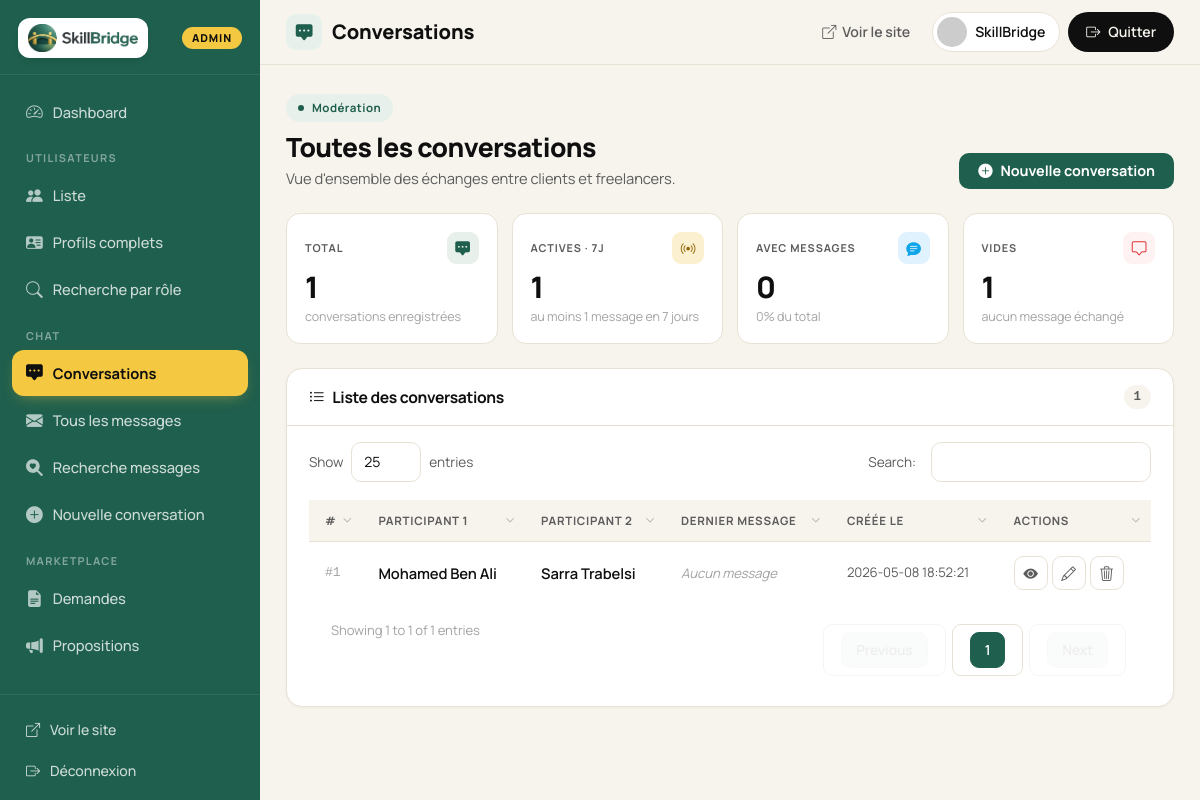
/view/backoffice/chat/conversations.php (signed in), run on the app's committed database.
### tables this page shows
CREATE TABLE `conversations` (
    `id_conversation`  INT AUTO_INCREMENT PRIMARY KEY,
    `user1_id`         INT       NOT NULL,
    `user2_id`         INT       NOT NULL,
    `date_creation`    DATETIME  DEFAULT CURRENT_TIMESTAMP,
    INDEX `idx_user1`        (`user1_id`),
    INDEX `idx_user2`        (`user2_id`),
    INDEX `idx_pair`         (`user1_id`, `user2_id`),
    FOREIGN KEY (`user1_id`) REFERENCES `utilisateurs`(`id`) ON DELETE CASCADE,
    FOREIGN KEY (`user2_id`) REFERENCES `utilisateurs`(`id`) ON DELETE CASCADE
);

CREATE TABLE `utilisateurs` (
    `id`                 INT AUTO_INCREMENT PRIMARY KEY,
    `nom`                VARCHAR(100)  NOT NULL,
    `prenom`             VARCHAR(100)  NOT NULL,
    `email`              VARCHAR(150)  NOT NULL UNIQUE,
    `password`           VARCHAR(255)  NOT NULL,
    `role`               ENUM('freelancer','client','admin') NOT NULL DEFAULT 'client',
    `telephone`          VARCHAR(20)   NULL,
    `photo`              VARCHAR(255)  NULL,
    `is_active`          TINYINT(1)    NOT NULL DEFAULT 1,
    `is_verified`        TINYINT(1)    NOT NULL DEFAULT 1,
    `verification_token` VARCHAR(64)   NULL,
    `reset_token`        VARCHAR(64)   NULL,
    `reset_token_expiry` DATETIME      NULL,
    `oauth_provider`     VARCHAR(20)   NULL,
    `oauth_id`           VARCHAR(100)  NULL,
    `face_descriptor`    TEXT          NULL,
    `date_inscription`   DATETIME      DEFAULT CURRENT_TIMESTAMP,
    INDEX `idx_email`         (`email`),
    INDEX `idx_oauth`         (`oauth_provider`, `oauth_id`),
    INDEX `idx_reset_token`   (`reset_token`),
    INDEX `idx_verify_token`  (`verification_token`)
);

### config.php (called while the page is built, shortened)
<?php
if (!function_exists('base_url')) {
    function base_url() {
        static $cached = null;
        if ($cached !== null) return $cached;
        $protocol = (!empty($_SERVER['HTTPS']) && $_SERVER['HTTPS'] !== 'off') ? 'https' : 'http';
        $host     = $_SERVER['HTTP_HOST'] ?? 'localhost';
        $script   = $_SERVER['SCRIPT_NAME'] ?? '';
        $base     = preg_replace('#/(controller|view|api|public)(/.*)?$#i', '', $script);
        return $cached = $protocol . '://' . $host . $base;
    }
}
if (!function_exists('backoffice_url')) {
    function backoffice_url($section = '') {
        $section = trim((string)$section, '/');
        $tail = $section !== '' ? '/' . $section : '';
        return base_url() . '/view/backoffice' . $tail;
    }
}

### controller/ChatController.php (called while the page is built, shortened)
<?php
require_once __DIR__ . '/../config.php';
require_once __DIR__ . '/../model/Conversation.php';
class ChatController {
    private $pdo;
    public function __construct() {
        global $pdo;
        $this->pdo = $pdo;
    }
    public function listConversations() {
        $conv = new Conversation($this->pdo);
        return $conv->readAll();
    }
}

### model/Conversation.php (called while the page is built, shortened)
<?php
class Conversation {
    private $conn;
    private $table = 'conversations';
    public function __construct($db) {
        $this->conn = $db;
    }
    public function readAll() {
        $query = "SELECT c.id_conversation, c.user1_id, c.user2_id, c.date_creation,
                         u1.nom AS user1_nom, u1.prenom AS user1_prenom,
                         u2.nom AS user2_nom, u2.prenom AS user2_prenom
                  FROM " . $this->table . " c
                  JOIN utilisateurs u1 ON c.user1_id = u1.id
                  JOIN utilisateurs u2 ON c.user2_id = u2.id
                  ORDER BY c.date_creation DESC";
        $stmt = $this->conn->prepare($query);
        $stmt->execute();
        return $stmt;
    }
}

### view/backoffice/chat/conversations.php (the view, shortened to what this page needs)
<?php
require_once __DIR__ . '/_auth.php';
require_once __DIR__ . '/../../../controller/ChatController.php';
$chatController = new ChatController();
$conversations = $chatController->listConversations()->fetchAll(PDO::FETCH_ASSOC);
$total_conv = count($conversations);
$with_msg = $without_msg = 0;
foreach ($conversations as $c) {
    if (!empty($c['dernier_message'])) $with_msg++; else $without_msg++;
}
$cutoff7 = date('Y-m-d 00:00:00', strtotime('-7 days'));
$stmt = $pdo->prepare("SELECT COUNT(DISTINCT id_conversation) FROM messages WHERE date_envoi >= :c");
$stmt->execute([':c' => $cutoff7]);
$active_7d = (int)$stmt->fetchColumn();
include __DIR__ . '/../_partials/header.php';
?>
<div class="d-flex justify-content-between align-items-end flex-wrap gap-2 mb-4">
  <div>
    <span class="ad-eyebrow"><span class="dot"></span> Modération</span>
    <h2 style="font-size: 1.65rem; font-weight: 800; margin: 10px 0 4px;">Toutes les conversations</h2>
    <p style="color: var(--ink-mute); margin:0; font-size:.92rem;">Vue d'ensemble des échanges entre clients et freelancers.</p>
  </div>
  <a href="<?= $BOCHAT ?>/add_conversation.php" class="ad-btn ad-btn-sage"><i class="bi bi-plus-circle-fill"></i> Nouvelle conversation</a>
</div>
<div class="kpi-grid mb-4" style="display:grid; grid-template-columns: repeat(4, 1fr); gap: 14px;">
  <div class="kpi">
    <div class="head">
      <span class="lbl">Total</span>
      <span class="ic-sm t-sage"><i class="bi bi-chat-square-dots-fill"></i></span>
    </div>
    <div class="num"><?= $total_conv ?></div>
    <div class="sub"><span>conversations enregistrées</span></div>
  </div>
  <div class="kpi">
    <div class="head">
      <span class="lbl">Actives · 7j</span>
      <span class="ic-sm t-honey"><i class="bi bi-broadcast"></i></span>
    </div>
    <div class="num"><?= $active_7d ?></div>
    <div class="sub"><span>au moins 1 message en 7 jours</span></div>
  </div>
  <div class="kpi">
    <div class="head">
      <span class="lbl">Avec messages</span>
      <span class="ic-sm t-info"><i class="bi bi-chat-text-fill"></i></span>
    </div>
    <div class="num"><?= $with_msg ?></div>
    <div class="sub"><span><?= $total_conv > 0 ? round($with_msg / $total_conv * 100) : 0 ?>% du total</span></div>
  </div>
  <div class="kpi">
    <div class="head">
      <span class="lbl">Vides</span>
      <span class="ic-sm t-danger"><i class="bi bi-chat-square"></i></span>
    </div>
    <div class="num"><?= $without_msg ?></div>
    <div class="sub"><span>aucun message échangé</span></div>
  </div>
</div>
<div class="ad-card">
  <div class="ad-card-head">
    <h6><i class="bi bi-list-ul"></i> Liste des conversations</h6>
    <span class="count"><?= count($conversations) ?></span>
  </div>
  <div class="ad-card-body tight">
    <?php if (empty($conversations)): ?>
      <div class="ad-empty">
        <div class="ic"><i class="bi bi-chat-square-dots"></i></div>
        <h5>Aucune conversation</h5>
        <p>La table conversations est vide.</p>
      </div>
    <?php else: ?>
    <table class="ad-table ad-datatable">
      <thead>
        <tr>
          <th>#</th>
          <th>Participant 1</th>
          <th>Participant 2</th>
          <th>Dernier message</th>
          <th>Créée le</th>
          <th>Actions</th>
        </tr>
      </thead>
      <tbody>
      <?php foreach ($conversations as $conv): ?>
        <tr>
          <td style="color: var(--ink-soft); font-family: ui-monospace, monospace; font-size: .82rem;">#<?= (int)$conv['id_conversation'] ?></td>
          <td>
            <div style="font-weight:600;"><?= htmlspecialchars($conv['user1_prenom'] . ' ' . $conv['user1_nom']) ?></div>
          </td>
          <td>
            <div style="font-weight:600;"><?= htmlspecialchars($conv['user2_prenom'] . ' ' . $conv['user2_nom']) ?></div>
          </td>
          <td style="max-width: 280px;">
            <?php if (!empty($conv['dernier_message'])): ?>
              <span style="color: var(--ink-2); font-size: .88rem;"><?= htmlspecialchars(chat_message_preview($conv['dernier_message'], 70)) ?></span>
            <?php else: ?>
              <span style="color: var(--ink-soft); font-style: italic; font-size: .82rem;">Aucun message</span>
            <?php endif; ?>
          </td>
          <td style="color: var(--ink-mute); font-size: .82rem;"><?= htmlspecialchars($conv['date_creation']) ?></td>
          <td>
            <div class="d-flex align-items-center gap-1">
              <a href="<?= $BOCHAT ?>/chat.php?id=<?= (int)$conv['id_conversation'] ?>" class="ad-iconbtn open" title="Ouvrir"><i class="bi bi-eye-fill"></i></a>
              <a href="<?= $BOCHAT ?>/edit_conversation.php?id=<?= (int)$conv['id_conversation'] ?>" class="ad-iconbtn edit" title="Modifier"><i class="bi bi-pencil"></i></a>
              <a href="<?= $BOCHAT ?>/conversations.php?action=delete&id=<?= (int)$conv['id_conversation'] ?>"
                 class="ad-iconbtn delete" title="Supprimer"
                 onclick="return confirm('Supprimer cette conversation et tous ses messages ?');"><i class="bi bi-trash3"></i></a>
            </div>
          </td>
        </tr>
      <?php endforeach; ?>
      </tbody>
    </table>
    <?php endif; ?>
  </div>
</div>
<?php include __DIR__ . '/../_partials/footer.php'; ?>

### data on the page
conversations: id_conversation "1", user1.nom "Mohamed Ben Ali", user2.nom "Sarra Trabelsi", date_creation "2026-05-08 18:52:21"

### other printed values
$item['label'] "Dashboard"
$group['heading'] "UTILISATEURS"
$item['label'] "Liste"
$item['label'] "Profils complets"
$item['label'] "Recherche par rôle"
$group['heading'] "CHAT"
$item['label'] "Conversations"
$item['label'] "Tous les messages"
$item['label'] "Recherche messages"
$item['label'] "Nouvelle conversation"
$group['heading'] "MARKETPLACE"
$item['label'] "Demandes"
$item['label'] "Propositions"
$pageTitle "Conversations"
$adminFirstName "SkillBridge"
